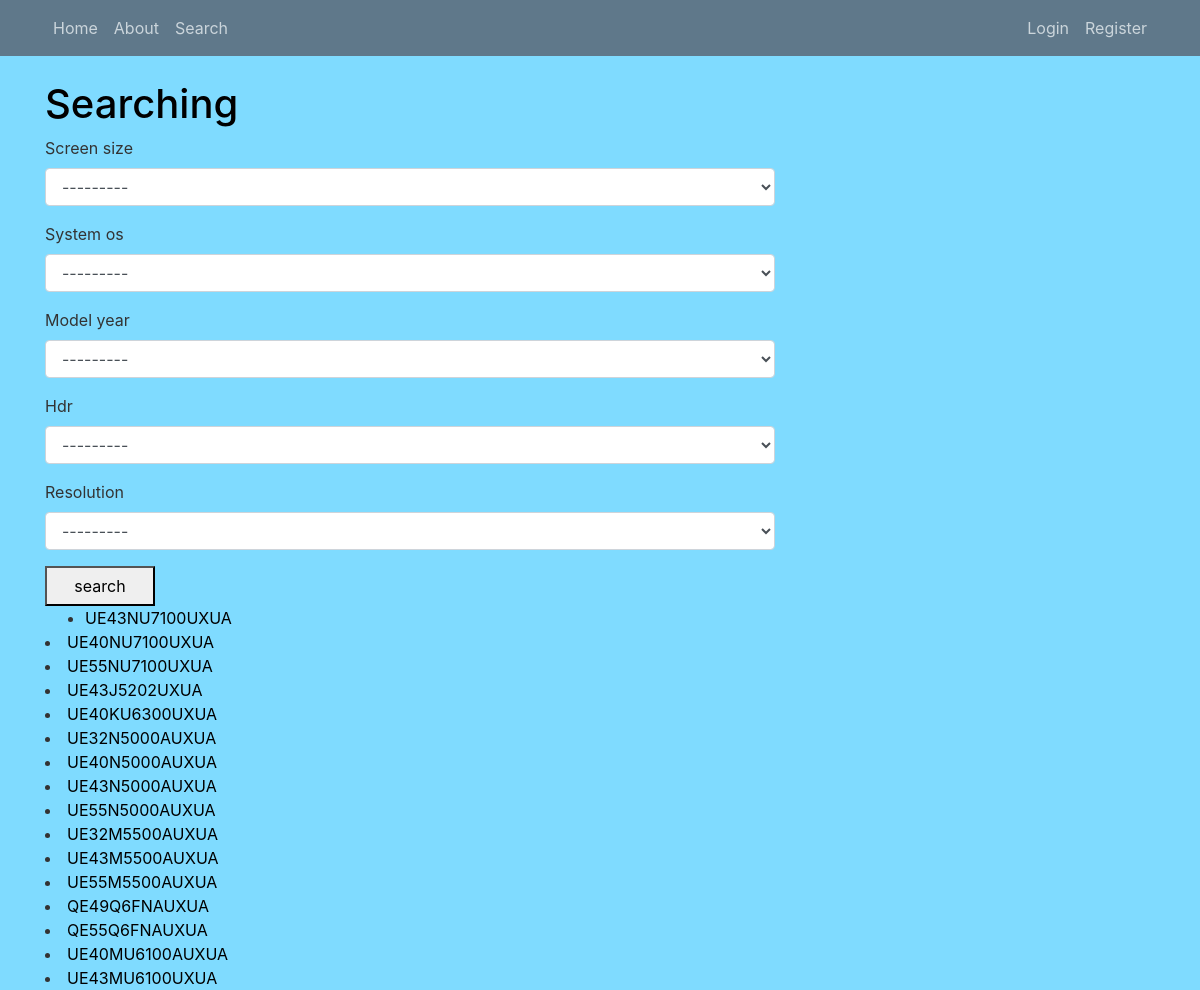
Screenshot of /search with the database file from the repository.
### tv_models/models.py (models this page shows, shortened)
class TVModel(models.Model):
    S_SIZE = (
        ('32', '32'),
        ('40', '40'),
        ('43', '43'),
        ('49', '49'),
        ('55', '55'),
    )
    Year = (('2018', '2018'),
            ('2017', '2017'),
            ('2016', '2016'),
            ('2019', '2019'))
    HDR = (('yes', 'Yes'),
           ('No', 'No'))
    OS = (('Tizen', 'Tizen'),
          ('Orsay', 'Orsay'),)
    RESOLUTION = (('FHD', 'FHD'), ('UHD', 'UHD'))
    title = models.CharField(max_length=15)
    model_year = models.CharField(max_length=4, choices=Year)
    screen_size = models.CharField(max_length=2, choices=S_SIZE)
    resolution = models.CharField(max_length=3, choices=RESOLUTION)
    hdr = models.CharField(max_length=3, choices=HDR)
    system_os = models.CharField(max_length=8, choices=OS)
    content = models.TextField(max_length=255, default='Describe key features')
    manual = models.URLField(verbose_name='here lies url', blank=True)
    objects = models.Manager()

### tv_models/views.py (the view)
# urls.py: path('search', FilterList.as_view(), name='tv_models-search'),
class FilterList(LV):
    model = TVModel
    template_name = 'tv_models/search.html'
    def get_context_data(self, **kwargs):
        ctx = super().get_context_data(**kwargs)
        ctx['filter'] = TVfilter(self.request.GET, queryset=self.get_queryset())
        return ctx

### tv_models/templates/tv_models/search.html
{% extends 'tv_models/main.html' %}
{% load static %}
{% load crispy_forms_tags %}
{% block content %}
<h1>Searching</h1>
<form method="get">
{{ filter.form|crispy }}
    <button class="big-btn">search</button>
    </form>
    <ul>
        {% for item in filter.qs %}
        <li><a class="model-title" href="{% url 'tv_models-tvmodel_detail' item.id %}">{{ item.title }}</a></li>
    </ul>
        {% endfor %}
{% endblock %}

### tv_models/static/tv_models/main.css (style rules this page uses)
body { background: #7FDBFF; color: #333333; margin-top: 5rem; }
h1, h2, h3, h4, h5, h6 { color: black; }
ul { margin: 0; }
.model-title { color: black; }
.big-btn { height: 40px; width: 110px }

### rows the page displays
TVModel: title "UE43NU7100UXUA"
TVModel: title "UE40NU7100UXUA"
TVModel: title "UE55NU7100UXUA"
TVModel: title "UE43J5202UXUA"
TVModel: title "UE40KU6300UXUA"
TVModel: title "UE32N5000AUXUA"
TVModel: title "UE40N5000AUXUA"
TVModel: title "UE43N5000AUXUA"
TVModel: title "UE55N5000AUXUA"
TVModel: title "UE32M5500AUXUA"
TVModel: title "UE43M5500AUXUA"
TVModel: title "UE55M5500AUXUA"
TVModel: title "QE49Q6FNAUXUA"
TVModel: title "QE55Q6FNAUXUA"
TVModel: title "UE40MU6100AUXUA"
TVModel: title "UE43MU6100UXUA"
